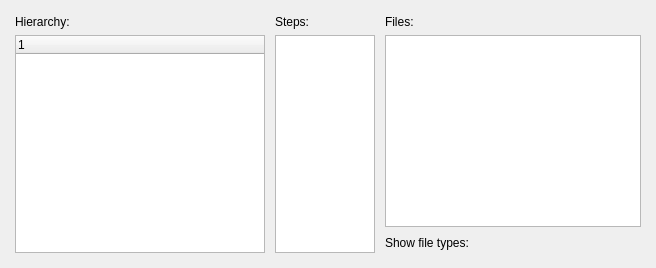
          <widget class="QWidget" name="t_assets">
           <attribute name="title">
            <string>Assets</string>
           </attribute>
           <layout class="QHBoxLayout" name="horizontalLayout_3">
            <property name="spacing">
             <number>10</number>
            </property>
            <property name="margin">
             <number>15</number>
            </property>
            <item>
             <widget class="QWidget" name="widget_3" native="true">
              <property name="minimumSize">
               <size>
                <width>140</width>
                <height>0</height>
               </size>
              </property>
              <property name="maximumSize">
               <size>
                <width>250</width>
                <height>16777215</height>
               </size>
              </property>
              <layout class="QVBoxLayout" name="verticalLayout_3">
               <property name="margin">
                <number>0</number>
               </property>
               <item>
                <widget class="QLabel" name="l_aHierarchy">
                 <property name="text">
                  <string>Hierarchy:</string>
                 </property>
                </widget>
               </item>
               <item>
                <widget class="QTreeWidget" name="tw_aHierarchy">
                 <property name="contextMenuPolicy">
                  <enum>Qt::CustomContextMenu</enum>
                 </property>
                 <property name="editTriggers">
                  <set>QAbstractItemView::NoEditTriggers</set>
                 </property>
                 <property name="verticalScrollMode">
                  <enum>QAbstractItemView::ScrollPerPixel</enum>
                 </property>
                 <column>
                  <property name="text">
                   <string notr="true">1</string>
                  </property>
                 </column>
                </widget>
               </item>
              </layout>
             </widget>
            </item>
            <item>
             <widget class="QWidget" name="widget_12" native="true">
              <property name="maximumSize">
               <size>
                <width>100</width>
                <height>16777215</height>
               </size>
              </property>
              <layout class="QVBoxLayout" name="verticalLayout">
               <property name="margin">
                <number>0</number>
               </property>
               <item>
                <widget class="QLabel" name="l_aStep">
                 <property name="text">
                  <string>Steps:</string>
                 </property>
                </widget>
               </item>
               <item>
                <widget class="QListWidget" name="lw_aPipeline">
                 <property name="contextMenuPolicy">
                  <enum>Qt::CustomContextMenu</enum>
                 </property>
                 <property name="editTriggers">
                  <set>QAbstractItemView::NoEditTriggers</set>
                 </property>
                 <property name="verticalScrollMode">
                  <enum>QAbstractItemView::ScrollPerPixel</enum>
                 </property>
                </widget>
               </item>
              </layout>
             </widget>
            </item>
            <item>
             <widget class="QWidget" name="widget_4" native="true">
              <layout class="QVBoxLayout" name="verticalLayout_4">
               <property name="margin">
                <number>0</number>
               </property>
               <item>
                <widget class="QLabel" name="l_aFiles">
                 <property name="text">
                  <string>Files:</string>
                 </property>
                </widget>
               </item>
               <item>
                <widget class="QTableView" name="tw_aFiles">
                 <property name="contextMenuPolicy">
                  <enum>Qt::CustomContextMenu</enum>
                 </property>
                 <property name="editTriggers">
                  <set>QAbstractItemView::NoEditTriggers</set>
                 </property>
                 <property name="selectionMode">
                  <enum>QAbstractItemView::SingleSelection</enum>
                 </property>
                 <property name="selectionBehavior">
                  <enum>QAbstractItemView::SelectRows</enum>
                 </property>
                 <property name="textElideMode">
                  <enum>Qt::ElideRight</enum>
                 </property>
                 <property name="verticalScrollMode">
                  <enum>QAbstractItemView::ScrollPerPixel</enum>
                 </property>
                 <property name="horizontalScrollMode">
                  <enum>QAbstractItemView::ScrollPerPixel</enum>
                 </property>
                 <property name="sortingEnabled">
                  <bool>true</bool>
                 </property>
                 <attribute name="horizontalHeaderCascadingSectionResizes">
                  <bool>false</bool>
                 </attribute>
                 <attribute name="horizontalHeaderHighlightSections">
                  <bool>false</bool>
                 </attribute>
                 <attribute name="horizontalHeaderShowSortIndicator" stdset="0">
                  <bool>true</bool>
                 </attribute>
                 <attribute name="horizontalHeaderStretchLastSection">
                  <bool>false</bool>
                 </attribute>
                 <attribute name="verticalHeaderVisible">
                  <bool>false</bool>
                 </attribute>
                 <attribute name="verticalHeaderStretchLastSection">
                  <bool>false</bool>
                 </attribute>
                </widget>
               </item>
               <item>
                <widget class="QWidget" name="w_aShowFormats" native="true">
                 <layout class="QHBoxLayout" name="horizontalLayout">
                  <property name="margin">
                   <number>0</number>
                  </property>
                  <item>
                   <widget class="QLabel" name="l_aShow">
                    <property name="maximumSize">
                     <size>
                      <width>16777215</width>
                      <height>16777215</height>
                     </size>
                    </property>
                    <property name="text">
                     <string>Show file types:</string>
                    </property>
                   </widget>
                  </item>
                  <item>
                   <spacer name="horizontalSpacer_4">
                    <property name="orientation">
                     <enum>Qt::Horizontal</enum>
                    </property>
                    <property name="sizeHint" stdset="0">
                     <size>
                      <width>40</width>
                      <height>20</height>
                     </size>
                    </property>
                   </spacer>
                  </item>
                 </layout>
                </widget>
               </item>
              </layout>
             </widget>
            </item>
           </layout>
          </widget>
